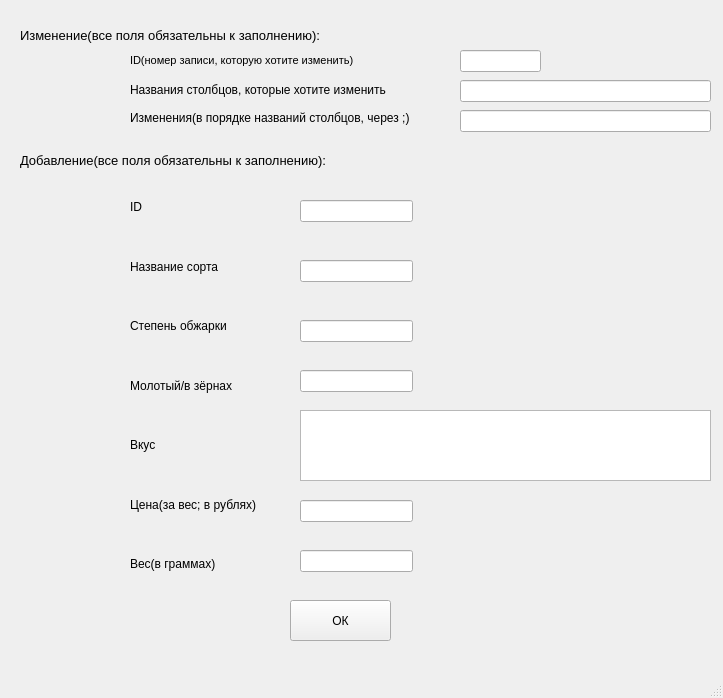
<?xml version="1.0" encoding="UTF-8"?>
<ui version="4.0">
 <class>MainWindow_1</class>
 <widget class="QMainWindow" name="MainWindow_1">
  <property name="geometry">
   <rect>
    <x>0</x>
    <y>0</y>
    <width>723</width>
    <height>698</height>
   </rect>
  </property>
  <property name="windowTitle">
   <string>MainWindow</string>
  </property>
  <widget class="QWidget" name="centralwidget">
   <widget class="QLabel" name="label">
    <property name="geometry">
     <rect>
      <x>20</x>
      <y>20</y>
      <width>401</width>
      <height>31</height>
     </rect>
    </property>
    <property name="font">
     <font>
      <pointsize>10</pointsize>
     </font>
    </property>
    <property name="text">
     <string>Изменение(все поля обязательны к заполнению):</string>
    </property>
   </widget>
   <widget class="QLabel" name="label_2">
    <property name="geometry">
     <rect>
      <x>130</x>
      <y>40</y>
      <width>261</width>
      <height>41</height>
     </rect>
    </property>
    <property name="font">
     <font>
      <pointsize>8</pointsize>
     </font>
    </property>
    <property name="text">
     <string>ID(номер записи, которую хотите изменить)</string>
    </property>
   </widget>
   <widget class="QLineEdit" name="lineEdit">
    <property name="geometry">
     <rect>
      <x>460</x>
      <y>50</y>
      <width>81</width>
      <height>22</height>
     </rect>
    </property>
   </widget>
   <widget class="QLabel" name="label_3">
    <property name="geometry">
     <rect>
      <x>130</x>
      <y>80</y>
      <width>281</width>
      <height>20</height>
     </rect>
    </property>
    <property name="text">
     <string>Названия столбцов, которые хотите изменить</string>
    </property>
   </widget>
   <widget class="QLineEdit" name="lineEdit_2">
    <property name="geometry">
     <rect>
      <x>460</x>
      <y>80</y>
      <width>251</width>
      <height>22</height>
     </rect>
    </property>
   </widget>
   <widget class="QLabel" name="label_4">
    <property name="geometry">
     <rect>
      <x>130</x>
      <y>110</y>
      <width>311</width>
      <height>16</height>
     </rect>
    </property>
    <property name="text">
     <string>Изменения(в порядке названий столбцов, через ;)</string>
    </property>
   </widget>
   <widget class="QLineEdit" name="lineEdit_3">
    <property name="geometry">
     <rect>
      <x>460</x>
      <y>110</y>
      <width>251</width>
      <height>22</height>
     </rect>
    </property>
   </widget>
   <widget class="QLabel" name="label_5">
    <property name="geometry">
     <rect>
      <x>20</x>
      <y>150</y>
      <width>411</width>
      <height>20</height>
     </rect>
    </property>
    <property name="font">
     <font>
      <pointsize>10</pointsize>
     </font>
    </property>
    <property name="text">
     <string>Добавление(все поля обязательны к заполнению):</string>
    </property>
   </widget>
   <widget class="QLineEdit" name="lineEdit_4">
    <property name="geometry">
     <rect>
      <x>300</x>
      <y>200</y>
      <width>113</width>
      <height>22</height>
     </rect>
    </property>
   </widget>
   <widget class="QLineEdit" name="lineEdit_5">
    <property name="geometry">
     <rect>
      <x>300</x>
      <y>260</y>
      <width>113</width>
      <height>22</height>
     </rect>
    </property>
   </widget>
   <widget class="QLineEdit" name="lineEdit_6">
    <property name="geometry">
     <rect>
      <x>300</x>
      <y>320</y>
      <width>113</width>
      <height>22</height>
     </rect>
    </property>
   </widget>
   <widget class="QLineEdit" name="lineEdit_7">
    <property name="geometry">
     <rect>
      <x>300</x>
      <y>370</y>
      <width>113</width>
      <height>22</height>
     </rect>
    </property>
   </widget>
   <widget class="QPlainTextEdit" name="plainTextEdit">
    <property name="geometry">
     <rect>
      <x>300</x>
      <y>410</y>
      <width>411</width>
      <height>71</height>
     </rect>
    </property>
   </widget>
   <widget class="QLineEdit" name="lineEdit_8">
    <property name="geometry">
     <rect>
      <x>300</x>
      <y>500</y>
      <width>113</width>
      <height>22</height>
     </rect>
    </property>
   </widget>
   <widget class="QLineEdit" name="lineEdit_9">
    <property name="geometry">
     <rect>
      <x>300</x>
      <y>550</y>
      <width>113</width>
      <height>22</height>
     </rect>
    </property>
   </widget>
   <widget class="QPushButton" name="pushButton">
    <property name="geometry">
     <rect>
      <x>290</x>
      <y>600</y>
      <width>101</width>
      <height>41</height>
     </rect>
    </property>
    <property name="text">
     <string>ОК</string>
    </property>
   </widget>
   <widget class="QWidget" name="layoutWidget">
    <property name="geometry">
     <rect>
      <x>130</x>
      <y>180</y>
      <width>139</width>
      <height>411</height>
     </rect>
    </property>
    <layout class="QVBoxLayout" name="verticalLayout">
     <item>
      <widget class="QLabel" name="label_12">
       <property name="text">
        <string>ID</string>
       </property>
      </widget>
     </item>
     <item>
      <widget class="QLabel" name="label_9">
       <property name="text">
        <string>Название сорта</string>
       </property>
      </widget>
     </item>
     <item>
      <widget class="QLabel" name="label_11">
       <property name="text">
        <string>Степень обжарки</string>
       </property>
      </widget>
     </item>
     <item>
      <widget class="QLabel" name="label_10">
       <property name="text">
        <string>Молотый/в зёрнах</string>
       </property>
      </widget>
     </item>
     <item>
      <widget class="QLabel" name="label_8">
       <property name="text">
        <string>Вкус</string>
       </property>
      </widget>
     </item>
     <item>
      <widget class="QLabel" name="label_6">
       <property name="text">
        <string>Цена(за вес; в рублях)</string>
       </property>
      </widget>
     </item>
     <item>
      <widget class="QLabel" name="label_7">
       <property name="text">
        <string>Вес(в граммах)</string>
       </property>
      </widget>
     </item>
    </layout>
   </widget>
  </widget>
  <widget class="QMenuBar" name="menubar">
   <property name="geometry">
    <rect>
     <x>0</x>
     <y>0</y>
     <width>723</width>
     <height>21</height>
    </rect>
   </property>
  </widget>
  <widget class="QStatusBar" name="statusbar"/>
 </widget>
 <resources/>
 <connections/>
</ui>
